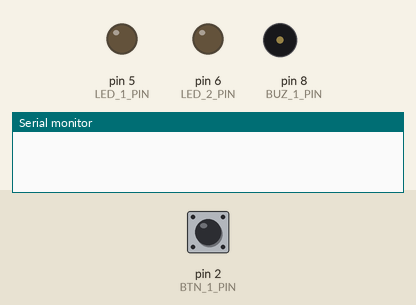
Recording of a sketch running on a simulated Arduino Uno, built with avr-gcc and run on an emulated ATmega328P. Shown: output pins drawn as LEDs (lit = HIGH), buzzer (waves = sounding), the last lines printed to the serial monitor. Dashed ring = blinking. The test bench sets the inputs (shaded band); at power-on: pin 2 (BTN_1_PIN) LOW.

Above: at 1.2 s.
1.3 s: pin 2 (BTN_1_PIN) pulled HIGH for 0.15 s
At 1.68 s:
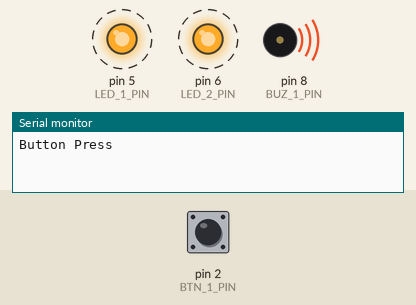
At 2.68 s:
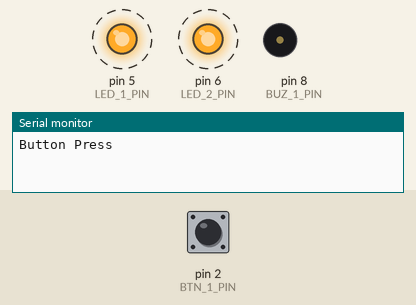
Timing chart, 0 to 7.8 s (numbered marks = the images above; inputs shaded):
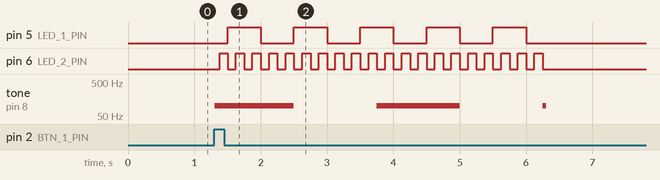

The sketch:

sketch_Multitask_w_Button.ino
```cpp
/** Multitasking with Button
* Source:            https://roboticsbackend.com/how-to-do-multitasking-with-arduino/
* TinkerCAD Sander:  https://www.tinkercad.com/things/kiU7lTCESUR-arduinomultitasktest/editel?sharecode=kpKXm7o7TIOAI0hBZ0wSIcZlQ6VbWi5uqsCQl2yARYw
* TinkerCAD Ian:     https://www.tinkercad.com/things/2vBIwQ55g4U-hiit-multitask-w-button/
*/

// PIN Definitions
#define BTN_1_PIN 2  // Button 1 PIN
#define LED_1_PIN 5  // LED 1 PIN    (Process_1)
#define LED_2_PIN 6  // LED 2 PIN    (Process_2)
#define BUZ_1_PIN 8  // Buzzer 1 PIN (Process_3)

/** GLOBAL */
// Button1
int BTN1_State = LOW;      // the current reading from the Button input pin
int BTN1_PrevState = LOW;  // the previous reading from the Button input pin
  // Input Debounce
unsigned long debounce_TimeLast = 0;  // the last time the input pin was toggled
unsigned long debounce_Delay = 5;     // the debounce time; increase if the output flickers
  // Repeat Timer
unsigned long repeat_Time = 5000;   // Timer to Repeat the Processes until Time runs Out
unsigned long repeat_PrevTime = 0;  // Previous Time Ran Out
  // LED1
unsigned long LED1Blink_PrevTime = 0;              // Previous Blink time of LED1 in millis();
unsigned long LED1Blink_Delay = repeat_Time / 10;  //1000;  // Time Delay LED1
int LED1Blink_State = LOW;                         // State of LED1
  // LED2
unsigned long LED2Blink_PrevTime = 0;              // Previous Blink time of LED2 in millis();
unsigned long LED2Blink_Delay = repeat_Time / 40;  //250;   // Time Delay LED2
int LED2Blink_State = LOW;                         // State of LED2
  // Buzzer1
unsigned long BUZZ1Blink_PrevTime = 0;             // Previous Blink time of Buzzer1 in millis();
unsigned long BUZZ1Blink_Delay = repeat_Time / 4;  //2500;  // Time Delay Buzzer1
int BUZZ1Blink_State = LOW;                        // State of Buzzer1
const int BUZZ1_Pitch = 100;                       // Buzzer Sound Pitch
const int BUZZ1_Duration = 3;                      // Buzzer Sound Duraction !! UNUSED !!


/** Setup, Run once */
void setup() {
  pinMode(BTN_1_PIN, INPUT);   // Set INPUT PinMode for Button 1
  pinMode(LED_1_PIN, OUTPUT);  // Set OUTPUT PinMode for LED1
  pinMode(LED_2_PIN, OUTPUT);  // Set OUTPUT PinMode for LED2
  pinMode(BUZ_1_PIN, OUTPUT);  // Set OUTPUT PinMode for Buzzer1
  Serial.begin(9600);          // Serial Port to Debug
}


/** Main run repeatedly
* Wait for Input from Button1 and Debounce Noise
*/
void loop() {
  debounceButtonInput();  // Debounce the Button Input
}


/** Debounce Input Noise
*/
void debounceButtonInput() {
  int btnReading = digitalRead(BTN_1_PIN);                // read the state of the switch into a local variable
  if (btnReading != BTN1_PrevState) {                     // If the switch changed, due to noise or pressing
    debounce_TimeLast = millis();                         // reset the debouncing timer
  }                                                       //
  if ((millis() - debounce_TimeLast) > debounce_Delay) {  // When longer than the debounce delay
    if (btnReading != BTN1_State) {                       // if the button state has changed
      BTN1_State = btnReading;                            // Save the new Input State
      if (BTN1_State == HIGH) {                           // if the new button state is HIGH (i.e ON)
        Serial.println("Button Press");                   // DEBUG
        startProcessesTimer();                            // Start the Processes Timer
      }                                                   //
    }                                                     //
  }                                                       //
  BTN1_PrevState = btnReading;                            // save the btnReading. Next time through the loop
}


/**
* Runs # of Processes while a Timer has not ran out of Time
* Otherwise Ends Processes
*/
void startProcessesTimer() {
  repeat_PrevTime = millis();                          // Save Previous Repeat Time
  while (millis() - repeat_PrevTime <= repeat_Time) {  // Do while the end Timer has not been passes
    runProcesses();                                    // Run The Processes
  }                                                    // After Timer runs out
  Serial.println("END PROCESS");                       // DEBUG
  endProcesses();                                      // End the Processes
}

/** Run Processes
* Saves Current Time and Gives Current Time to Processes to Run
*/
void runProcesses() {
  unsigned long currentTime = millis();  // Save Current Time
  processLEDOne(currentTime);            // START_PROCESS_1
  processLEDTwo(currentTime);            // START_PROCESS_2
  processBuzzOne(currentTime);           // START_PROCESS_3
}


/** END Processes
* Runs after Timer ran out of Time
* Check if LEDs or Buzzer are ON after Timer Ran Out, if ON, manually turn OFF.
*/
void endProcesses() {

  LED1Blink_PrevTime = 0;          // Reset previous Time
  LED2Blink_PrevTime = 0;          // Reset previous Time
  BUZZ1Blink_PrevTime = 0;         // Reset previous Time
  if (LED1Blink_State == HIGH) {   // Check if LED1 is Still ON when Process Ended
    digitalWrite(LED_1_PIN, LOW);  // Manually Turn LED1 OFF
  }                                //
  if (LED2Blink_State == HIGH) {   // Check if LED2 is Still ON when Process Ended
    digitalWrite(LED_2_PIN, LOW);  // Manually Turn LED2 OFF
  }                                //
  if (BUZZ1Blink_State == HIGH) {  // Check if Buzzer1 is Still ON when Process Ended
    noTone(BUZ_1_PIN);             // Manually Stop Buzzer1 Sound
  }
}


/** Process One - LED One
* @param {unsigned long} _currentTime - Current Time the Process was called. Used for Blink Timer
*/
void processLEDOne(unsigned long _currentTime) {
  if (_currentTime - LED1Blink_PrevTime >= LED1Blink_Delay) {  // Toggle LED1 if Delay has passed
    LED1Blink_PrevTime += LED1Blink_Delay;                     // Update previous Time, with Delay Time
    if (LED1Blink_State == HIGH) {                             // Check LED1 State is HIGH (i.e. ON)
      LED1Blink_State = LOW;                                   // Switch from HIGH to LOW
    } else {                                                   // Otherwise if NOT HIGH
      LED1Blink_State = HIGH;                                  // Otherwise switch from LOW to HIGH
    }                                                          //
    digitalWrite(LED_1_PIN, LED1Blink_State);                  // Toggle LED1, with LED1 Blink State
  }
}


/** Process Two - LED Two
* @param {unsigned long} _currentTime - Current Time the Process was called. Used for Blink Timer
*/
void processLEDTwo(unsigned long _currentTime) {
  if (_currentTime - LED2Blink_PrevTime >= LED2Blink_Delay) {  // Toggle LED2 if Delay has passed
    LED2Blink_PrevTime += LED2Blink_Delay;                     // Update previous Time, with Delay Time
    if (LED2Blink_State == HIGH) {                             // Check LED2 State
      LED2Blink_State = LOW;                                   // Switch from HIGH to LOW
    } else {                                                   // Otherwise if NOT HIGH
      LED2Blink_State = HIGH;                                  // Otherwise switch from LOW to HIGH
    }                                                          //
    digitalWrite(LED_2_PIN, LED2Blink_State);                  // Toggle LED2, with LED2 Blink State
  }
}


/** Process Three - Buzzer ONE
* @param {unsigned long} _currentTime - Current Time the Process was called. Used for Blink Timer
*/
void processBuzzOne(unsigned long _currentTime) {
  if (_currentTime - BUZZ1Blink_PrevTime >= BUZZ1Blink_Delay) {  // Toggle BUZZ1 if Delay has passed
    BUZZ1Blink_PrevTime += BUZZ1Blink_Delay;                     // Update previous Time, with Delay Time
    if (BUZZ1Blink_State == HIGH) {                              // Check BUZZ1 State
      BUZZ1Blink_State = LOW;                                    // Switch from HIGH to LOW
      noTone(BUZ_1_PIN);                                         // Stop BUZZ1 Sound
    } else {                                                     // Otherwise
      BUZZ1Blink_State = HIGH;                                   // Otherwise switch from LOW to HIGH
      tone(BUZ_1_PIN, BUZZ1_Pitch);                              // Play BUZZ1 Sound
    }
  }
}
```

Measured:
- after the input at 1.3 s, pin 5 (LED_1_PIN): alternates HIGH for 0.50 s and LOW for 0.50 s, 10 changes in all, then stays LOW, starting after 0.20 s; pin 6 (LED_2_PIN): alternates HIGH for 0.12 s and LOW for 0.12 s, 40 changes in all, then stays LOW, starting after 0.09 s
